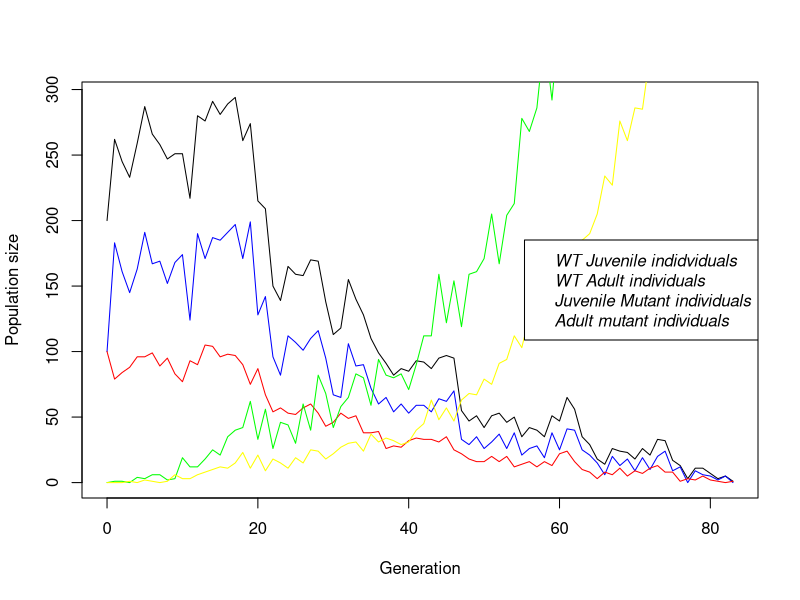
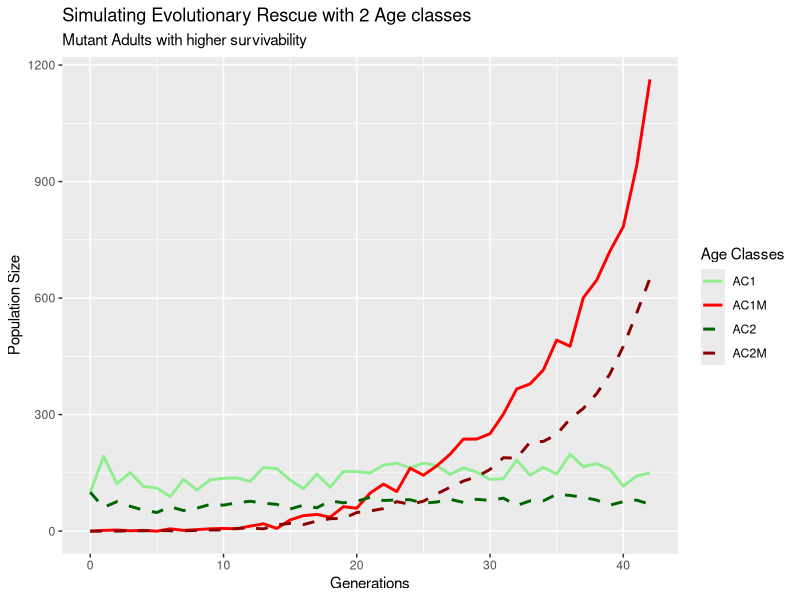

The R source for these figures, in order:
## ---- chunk 1
# Simulate WT-Population without any mutations and stochasticity
simulate_one_gen <- function(N_j0, N_a0,N_j0M, N_a0M, R_a, R_aM, S_j, S_jM, S_a, S_aM, mu){
  N_a0 <- max(N_a0, 0)
  New_jtM <- rpois(1, N_a0 * mu * R_a)
  N_jt <- max(rpois(1, R_a * N_a0) - New_jtM, 0) #calculating number of WT juvenile individuals.
  
  N_at <- rpois(1, S_j * N_j0 + S_a * N_a0) #calculating number of adult individuals
  
  
  N_jtM <- rpois(1, N_a0M * R_aM) + New_jtM # calculating number of Mutant juveniles
  N_atM <- rpois(1, N_j0M * S_jM + S_aM * N_a0M) # calculating number of Mutant adults
  
  return(c(N_jt, N_at, N_jtM, N_atM))
}
print(simulate_one_gen(100, 100,0, 0, 2, 2, 0.1,0.1, 0.6, 0.6, 0.02))
## ---- chunk 2
simulate_pop <- function(N_j0, N_a0,N_j0M, N_a0M, R_a, R_aM, S_j, S_jM, S_a, S_aM, mu, t_max) {
   # Create the vector in which to save the results
  pop_vector <- c(N_j0, N_a0, N_j0M, N_a0M) 
  # initiate the variables
  pop_new <- c(N_j0, N_a0, N_j0M, N_a0M)
  
  # run the simulation until generation t_max
  for (i in 1:t_max+1) {
    # redefine the current population one generation later
    pop_new <- simulate_one_gen(pop_new[1],pop_new[2],pop_new[3],pop_new[4], R_a,R_aM, S_j, S_jM, S_a, S_aM, mu)
    
    # add the new population sizes to the output vector
    pop_vector <- rbind(pop_vector,pop_new)
    # condition to stop the simulation before t_max: either the population exceeds 1.5 times the original population size, or it goes extinct
    if ( (pop_new[1]+pop_new[2]+ pop_new[3]+pop_new[4] >=10*(N_j0+ N_a0 + N_j0M+ N_a0M)) | (pop_new[1]+pop_new[2]+ pop_new[3]+pop_new[4]==0)) break }
  
  # add row and column names
  colnames(pop_vector) <- c("AC1", "AC2", "AC1M", "AC2M")
  rownames(pop_vector) <- (0:t_max)[1:length(pop_vector[,1])]
  
  return(pop_vector)
}
print(tail(simulate_pop(100, 100, 0,0, 2.5,2.5, 0.2,0.2, 0.6,0.6, 0.001, 1500)))


 
## ---- chunk 3
output <- simulate_pop(100, 100, 0,0, 1.8,2.5, 0.2,0.2, 0.6,0.6, 0.009, 1500)
print(tail(output))

x_range <- 0:(length(output[,1])-1)
# this plots the total population size
plot(x_range,output[,1]+output[,2],type='l',ylim=c(0,max(output[,1]+output[,2])),xlab = "Generation",ylab = "Population size")
# add number of Juvenile WT individuals
lines(x_range,output[,1], col="blue")
# add number of adult WT individuals
lines(x_range,output[,2], col="red")
#number of Juvenile Mutant individuals 
lines(x_range,output[,3], col = "green")
#number of adult mutant individuals
lines(x_range,output[,4], col = "yellow")

legend("right",
       c("WT Juvenile indidviduals", "WT Adult individuals", "Juvenile Mutant individuals", "Adult mutant individuals"),
       text.font = 3)
## ---- chunk 4
install.packages("dplyr")
install.packages("tidyr")
install.packages("ggplot2")
## ---- chunk 5


library(ggplot2)
library(dplyr)
library(tidyr)

# having the simulation set as a variable
sim_data <- simulate_pop(100, 100, 0, 0, 2,2, 0.2, 0.2, 0.6, 0.8, 0.01, 1500)

#Convert matrix to Dataframe to help analysis
df <- as.data.frame(sim_data)

# these steps were generated using ai help: The rownames are the Generation numbers. Let's make them a proper column.
df$Generation <- as.numeric(rownames(df))

# Reshape from Wide to Long format for ggplot
# This creates a column "Age_Class" (AC1, AC2, etc.) and "Population_Size". 

#pivot_longer syntaxc first define what data you are looking at. here we are looking at df our data frame. cols defines which columns to convert into the long format. we want to convert our Age class collumns into long format. names_to defines what the new column name should be. 

df_long <- pivot_longer(
  df, 
  cols = c("AC1", "AC2", "AC1M", "AC2M"), 
  names_to = "Age_Class", 
  values_to = "Population_Size"
)


print(df_long)

ggplot(df_long, aes(x = Generation, y = Population_Size, color = Age_Class, linetype = Age_Class)) +
  geom_line(linewidth = 1) +
  scale_color_manual(values = c(
    "AC1" = "lightgreen",
    "AC2" = "darkgreen",
    "AC1M" = "red",
    "AC2M" = "darkred")) +
  labs(title = "Simulating Evolutionary Rescue with 2 Age classes", subtitle = "Mutant Adults with higher survivability" , x = "Generations", y = "Population Size", color = "Age Classes", linetype = "Age Classes")+
  scale_linetype_manual(values = c(
    "AC1" = 1,
    "AC1M" = 1,
    "AC2" = 2,
    "AC2M" = 2))
  


## ---- chunk 6
#N_j0, N_a0,N_j0M, N_a0M, R_a, R_aM, S_j, S_jM, S_a, S_aM, mu, t_max
# set some parameters to fixed values
N_j0 <- 50
N_a0 <- 50
N_j0M <- 0
N_a0M <- 0
R_a <- 2
R_aM <- 2
mu <- 0.01
t_max <- 1000




# determine how often to run the simulation for each set of parameters
no_replicates <- 100

# initialize data table - where to collect the results
data_table <- c()

# Doing a parameter sweep
for (selection_on_jM in c(TRUE,FALSE)){
  for (s_coeff in seq(1, 2, 0.01)){
    S_j <- 0.2
    S_jM <- S_j * ifelse(selection_on_jM, s_coeff, 1)
    S_a <- 0.5
    S_aM <- S_a * ifelse(selection_on_jM, 1, s_coeff)
    
   
    i<-1
    repeat {
      # increase counter by one
      i<-i+1
      # run the simulation once
      one_run <- simulate_pop(N_j0, N_a0,N_j0M, N_a0M, R_a, R_aM, S_j, S_jM, S_a, S_aM, mu, t_max)
      # determine total population sizes
      total_size <- one_run[,1]+one_run[,2] +one_run[,3]+one_run[,4]
      # determine minimum population size
      min_size <- min(total_size)
      # determine (first) generation at which this population size occurred
      min_gen <- as.numeric(which(total_size==min_size)[1])
      # enter the data into the table
      data_table <- rbind(data_table,c(s_coeff,ifelse(selection_on_jM, "on_juv", "on_adults"),min_gen,min_size)) # note that we add the varying parameters (decay rate and selection coefficient) to the table too
      # stop the repeated computation after no_replicates times
      if(i>no_replicates) break
    }
  }  
}
 
# define column names of data table
colnames(data_table) <- c("s_coeff","ac_s","min_gen","no_min")
# show the first lines of the output





#define WT leslie matrix and get growth-rate

l_matrix_WT <- matrix(c(
  0, R_a,
  S_j, S_a
), nrow = 2, byrow = TRUE)

all_eigen <- eigen(l_matrix_WT)
growth_rate_WT <- max(Re(all_eigen$values))
l_matrix_WT
growth_rate_WT

# define WT leslie matrix and get growth-rate
l_matrix_Mut <- matrix(c(
  0, R_aM,
  S_jM, S_aM
), nrow = 2, byrow = TRUE)

all_eigen <- eigen(l_matrix_Mut)
growth_rate_Mut <- max(Re(all_eigen$values))
l_matrix_Mut
growth_rate_Mut


df <- as.data.frame(data_table)
plot_table <- c()
df$extinct <- df$no_min == 0

for(s in unique(df$s_coeff)){
  df_filter <- df[df$s_coeff == s & df$ac_s == "on_juv",]
  print(mean(df_filter$extinct))
  print(s)
}


## ---- chunk 7
# --- 1. BASE PARAMETERS ---
N_j0 <- 50
N_a0 <- 50
N_j0M <- 0
N_a0M <- 0
R_a <- 2
R_aM <- 2
mu <- 0.01
t_max <- 1000
S_j <- 0.4
S_a <- 0.6

# Parameters to sweep
selection_survival <- c(1.25, 1.5, 1.75)
selection_reproduction <- c(2, 3, 6)

# Simulation repetitions
no_replicates <- 100


# --- 4. PARAMETER SWEEP AND DATA COLLECTION ---
data_table <- c()

# loop over reproduction selection
for (repro_val in selection_reproduction) {
  
  # loop over survival selection
  for (surv_val in selection_survival) {
    
    # Calculate modified rates based on current loop values
    current_R_aM <- R_a * repro_val
    current_S_aM <- S_j * surv_val
    current_S_jM <- S_a * surv_val
    
    # reset counter for replicates
    i <- 1
    
    repeat {
      # run the simulation once with the modified parameters
      one_run <- simulate_pop(N_j0, N_a0, N_j0M, N_a0M, 
                              R_a, current_R_aM, 
                              S_j, current_S_jM, 
                              S_a, current_S_aM, 
                              mu, t_max)
      
      # determine total population sizes
      total_size <- one_run[,1] + one_run[,2] + one_run[,3] + one_run[,4]
      
      # determine minimum population size
      min_size <- min(total_size)
      
      # determine (first) generation at which this population size occurred
      min_gen <- as.numeric(which(total_size == min_size)[1])
      
      # Check if population went extinct (1 = yes, 0 = no)
      went_extinct <- ifelse(tail(total_size, 1) == 0, 1, 0)
      
      # enter the data into the table
      data_table <- rbind(data_table, c(repro_val, surv_val, min_gen, min_size, went_extinct))
      
      # stop the repeated computation after no_replicates times
      if (i >= no_replicates) break
      
      # increase counter by one
      i <- i + 1
    }
  }
}

# define column names of data table
colnames(data_table) <- c("repro_multiplier", "surv_multiplier", "min_gen", "min_size", "extinct")

# Convert to data frame
data_table_analysis <- as.data.frame(data_table)

# show the first lines of the output
print((data_table_analysis))

# --- 5. QUICK SUMMARY OF RESULTS ---
# Since you want to compare survival / rescue speed, you can easily summarize the data:
# Calculate probability of survival (1 - mean(extinct))
# Calculate average time to lowest population (mean(min_gen))

library(dplyr)
summary_table <- data_table_analysis %>%
  group_by(repro_multiplier, surv_multiplier) %>%
  summarize(
    probability_survival = 1 - mean(extinct),
    avg_rescue_speed = mean(min_gen),
    avg_min_population = mean(min_size)
  )

print(summary_table)
